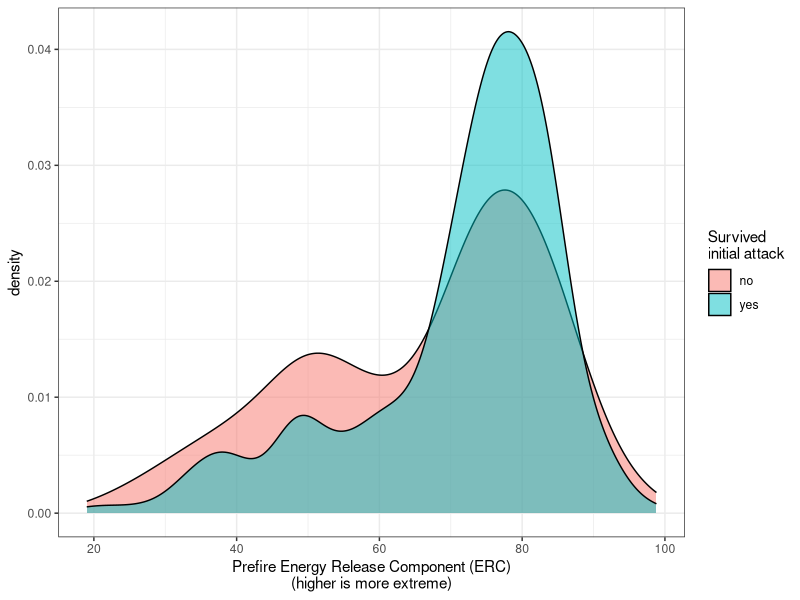
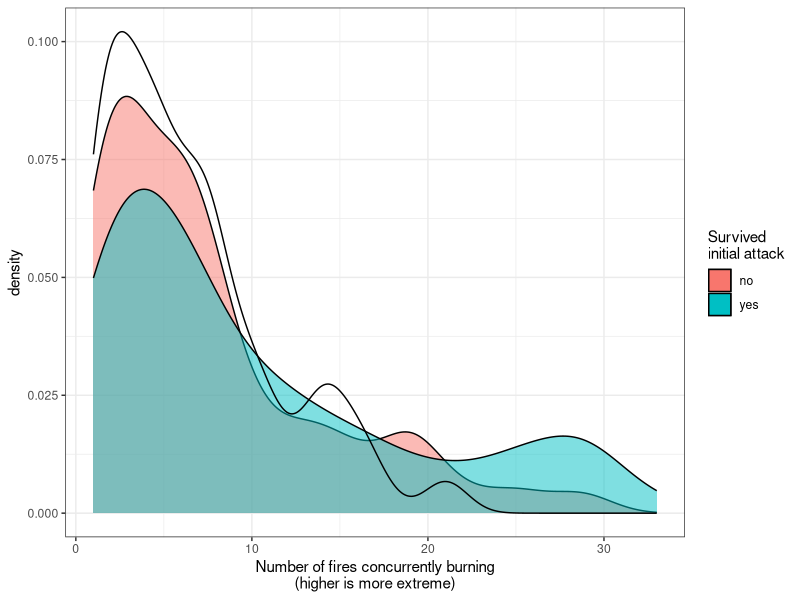
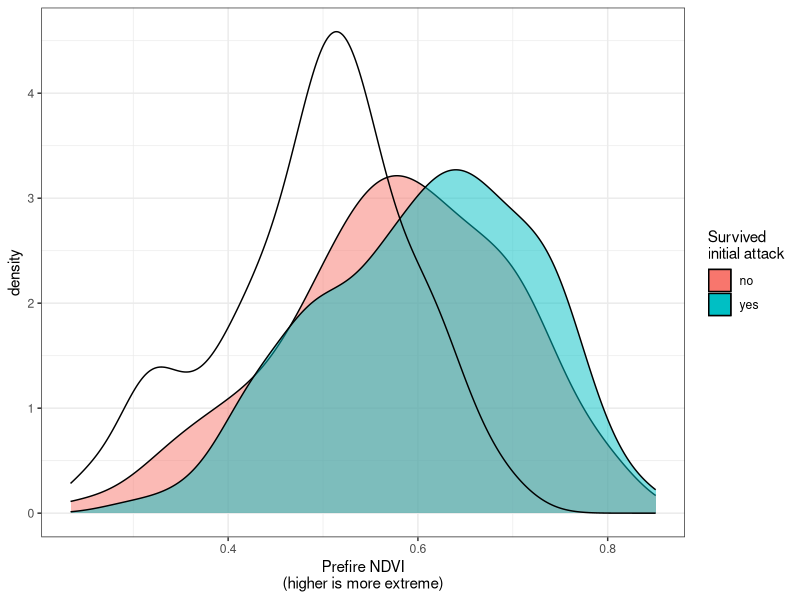
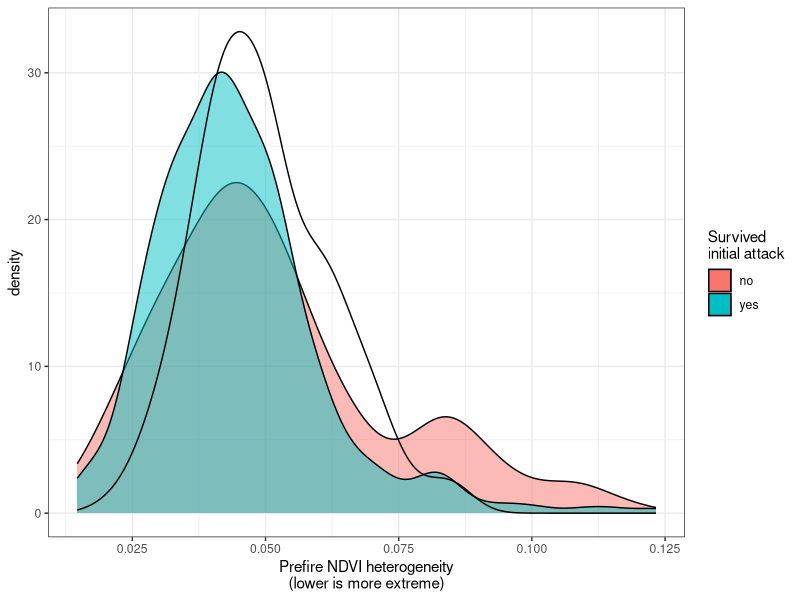
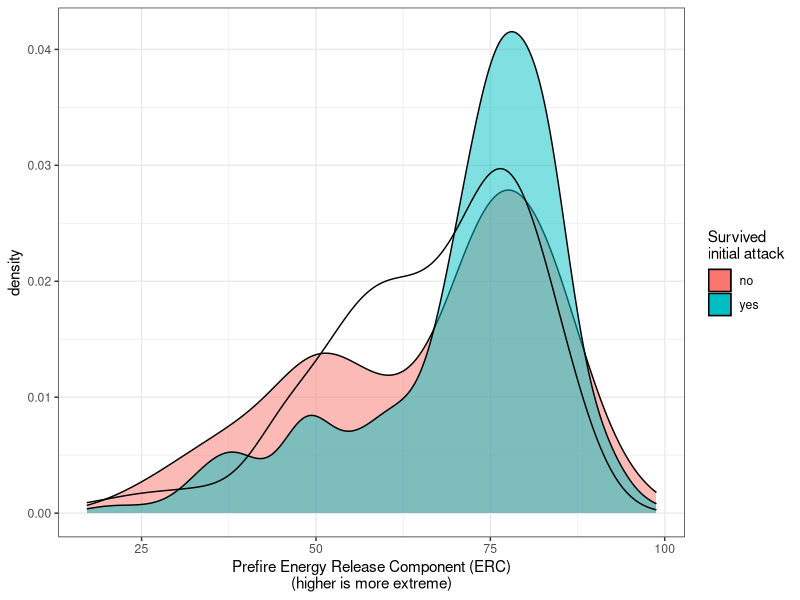
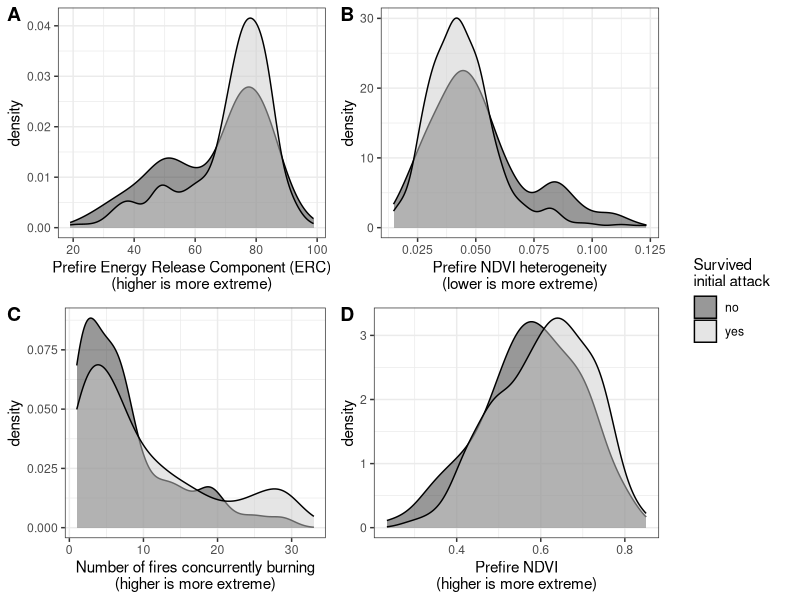
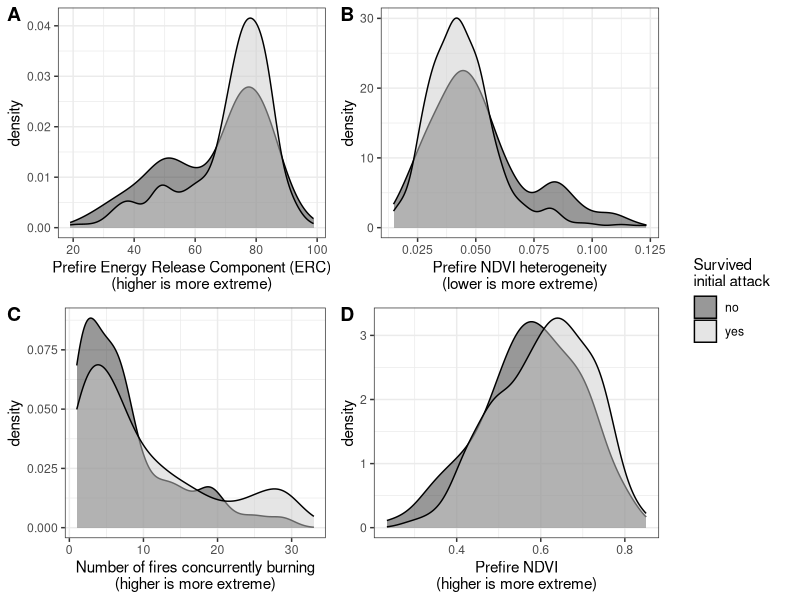
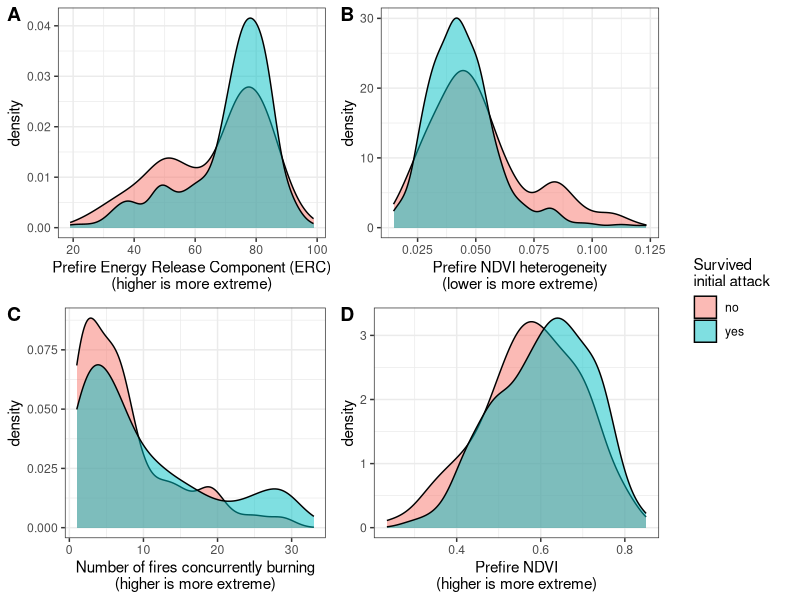

Reproduce these figures in R, in order.
# Load libraries
library(tidyverse)
library(sf)
library(cowplot)

fires <- read_csv("data/data_output/merged-data-and-derived-variables.csv")

ia <-
  fires %>% 
  dplyr::filter(objective == "suppression") %>% 
  dplyr::filter(prop_ypmc > 0.5)


selection_on_concurrent_fires <-
  ggplot(ia %>% dplyr::mutate(survived_ia = ifelse(survived_ia == 1, yes = "yes", no = "no")), aes(x = simultaneous_fires, fill = survived_ia)) +
  geom_density(alpha = 0.5) +
  # geom_histogram(alpha = 0.5, bins = 100) +
  labs(x = "Number of fires concurrently burning\n(higher is more extreme)",
       fill = "Survived\ninitial attack") +
  theme_bw()

selection_on_prefire_ndvi <-
  ggplot(ia %>% dplyr::mutate(survived_ia = ifelse(survived_ia == 1, yes = "yes", no = "no")), aes(x = prefire_ndvi, fill = survived_ia)) +
  geom_density(alpha = 0.5) +
  # geom_histogram(alpha = 0.5, bins = 100) +
  labs(x = "Prefire NDVI\n(higher is more extreme)",
       fill = "Survived\ninitial attack") +
  theme_bw()

selection_on_fuel_heterogeneity <-
  ggplot(ia %>% dplyr::mutate(survived_ia = ifelse(survived_ia == 1, yes = "yes", no = "no")), aes(x = nbhd_sd_ndvi_1, fill = survived_ia)) +
  geom_density(alpha = 0.5) +
  # geom_histogram(alpha = 0.5, bins = 100) +
  labs(x = "Prefire NDVI heterogeneity\n(lower is more extreme)",
       fill = "Survived\ninitial attack") +
  theme_bw()

selection_on_erc <-
  ggplot(ia %>% dplyr::mutate(survived_ia = ifelse(survived_ia == 1, yes = "yes", no = "no")), aes(x = prefire_erc, fill = survived_ia)) +
  geom_density(alpha = 0.5) +
  # geom_histogram(alpha = 0.5, bins = 100) +
  labs(x = "Prefire Energy Release Component (ERC)\n(higher is more extreme)",
       fill = "Survived\ninitial attack") +
  theme_bw()

selection_on_erc

shared_legend = get_legend(selection_on_erc)
shared_legend_bw = get_legend(selection_on_erc + scale_fill_grey())

selection_on_concurrent_fires + geom_density(data = fires %>% filter(objective == "wfu"), aes(x = simultaneous_fires), inherit.aes = FALSE)
selection_on_prefire_ndvi + geom_density(data = fires %>% filter(objective == "wfu"), aes(x = prefire_ndvi), inherit.aes = FALSE)
selection_on_fuel_heterogeneity + geom_density(data = fires %>% filter(objective == "wfu"), aes(x = nbhd_sd_ndvi_1), inherit.aes = FALSE)
selection_on_erc + geom_density(data = fires %>% filter(objective == "wfu"), aes(x = prefire_erc), inherit.aes = FALSE)

panel_grid_bw <- plot_grid(selection_on_erc  + scale_fill_grey() + theme(legend.position = "none"),
                           selection_on_fuel_heterogeneity  + scale_fill_grey() + theme(legend.position = "none"),
                           selection_on_concurrent_fires  + scale_fill_grey() + theme(legend.position = "none"),
                           selection_on_prefire_ndvi  + scale_fill_grey() + theme(legend.position = "none"),
                           nrow = 2, ncol = 2,
                           labels = LETTERS[1:4])

selection_panel_plot_bw <- plot_grid(panel_grid_bw, shared_legend_bw, rel_widths = c(1, 0.2))
selection_panel_plot_bw

ggsave(plot = selection_panel_plot_bw, filename = "figures/selection-on-burning-conditions_bw.png")

panel_grid_color <- plot_grid(selection_on_erc + theme(legend.position = "none"),
                              selection_on_fuel_heterogeneity + theme(legend.position = "none"),
                              selection_on_concurrent_fires + theme(legend.position = "none"),
                              selection_on_prefire_ndvi + theme(legend.position = "none"),
                              nrow = 2, ncol = 2,
                              labels = LETTERS[1:4])

selection_panel_plot_color <- plot_grid(panel_grid_color, shared_legend, rel_widths = c(1, 0.2))

ggsave(plot = selection_panel_plot_color, filename = "figures/selection-on-burning-conditions.png")
